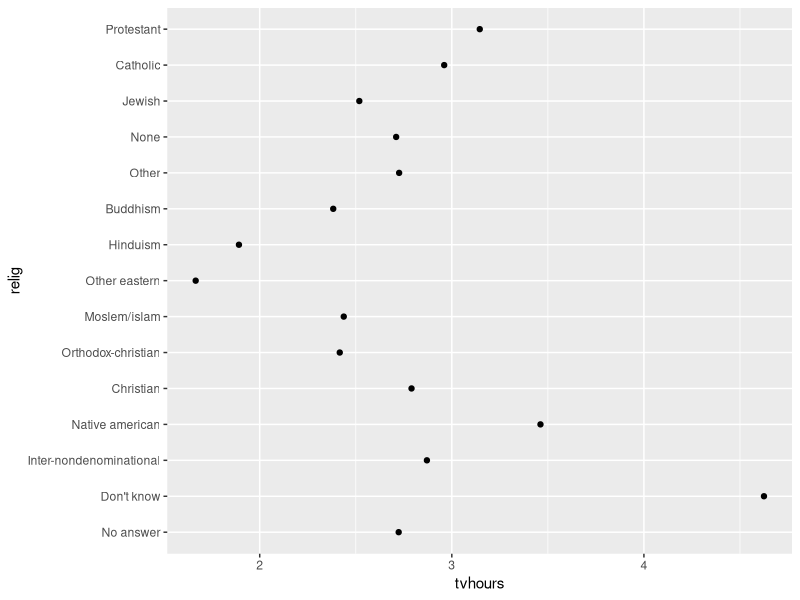
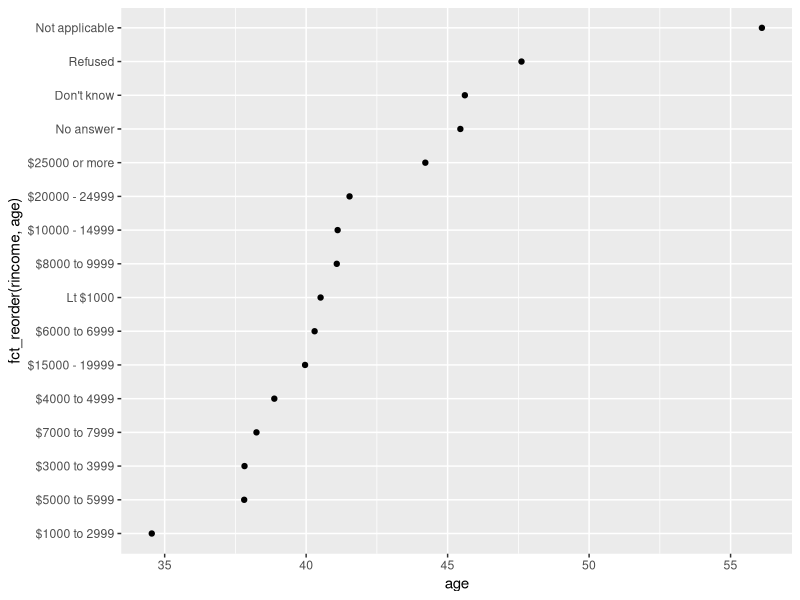
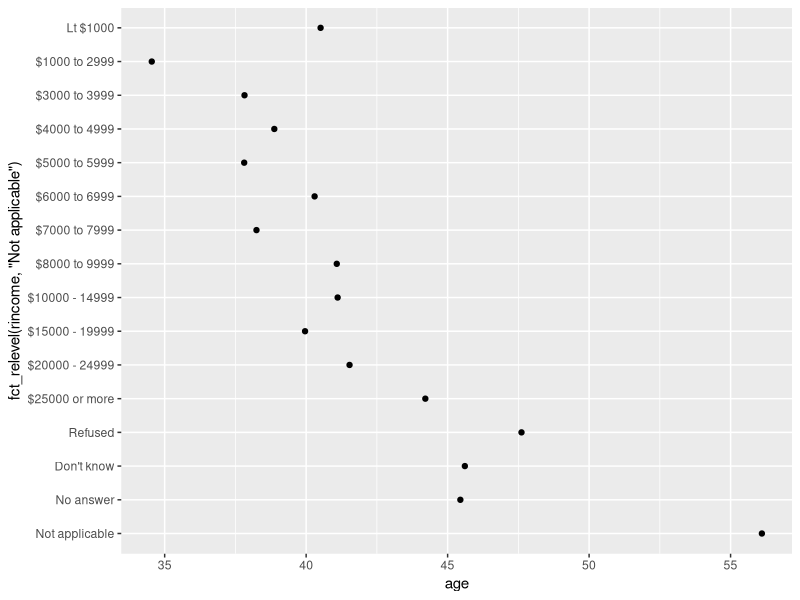

R code for these plots, in order:
## ---- chunk 1
knitr::opts_chunk$set(echo = TRUE)
library(tidyverse)
library(forcats)
## ---- chunk 2
relig <- gss_cat %>%
  group_by(relig) %>%
  summarize(
    age = mean(age, na.rm=TRUE),
    tvhours = mean(tvhours, na.rm=TRUE),
    n=n())

ggplot(relig, aes(tvhours, relig)) + geom_point()
## ---- chunk 3
rincome <- gss_cat %>%
  group_by(rincome) %>%
  summarize(
    age = mean(age, na.rm=TRUE),
    n=n())
ggplot(
  rincome,
  aes(age, fct_reorder(rincome,age))
) + geom_point()
## ---- chunk 4
ggplot(
  rincome,
  aes(age, fct_relevel(rincome,"Not applicable"))
) + 
  geom_point()
## ---- chunk 5
# Original levels
kind = c('strong corroboration','weak corroboration1','weak corroboration2','weak corroboration3',
         'full extension','hanging extension','internal extension','specification',
         'direction contradiction','sign contradiction','attribute contradiction',
         'flagged1','flagged2','flagged3')

kind_levels <- as.factor(kind)

# # Recode factor
# new_kind <- fct_recode(kind_levels,
#                        'new' = 'strong corroboration',
#                        'new' = 'weak corroboration1',
#                        'new' = 'weak corroboration2',
#                        'new' = 'weak corroboration3',
#                        'new' = 'full extension',
#                        'new' = 'hanging extension',
#                        'new' = 'internal extension',
#                        'new' = 'specification',
#                        'new' = 'sign contradiction',
#                        'new' = 'attribute contradiction',
#                        'new' = 'direction contradiction',
#                        'new' = 'flagged1',
#                        'new' = 'flagged2',
#                        'new' = 'flagged3')

# #Can also reduce the number of levels
# new_kind <- fct_recode(kind_levels,
#                        'corroboration' = 'strong corroboration',
#                        'corroboration' = 'weak corroboration1',
#                        'corroboration' = 'weak corroboration2',
#                        'corroboration' = 'weak corroboration3',
#                        'extension' = 'full extension',
#                        'extension' = 'hanging extension',
#                        'extension' = 'internal extension',
#                        'extension' = 'specification',
#                        'contradiction' = 'sign contradiction',
#                        'contradiction' = 'attribute contradiction',
#                        'contradiction' = 'direction contradiction',
#                        'flagged' = 'flagged1',
#                        'flagged' = 'flagged2',
#                        'flagged' = 'flagged3')
